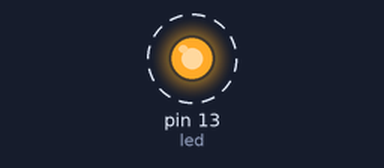
This sketch was run on a simulated Arduino Uno, built with avr-gcc and run on an emulated ATmega328P. Parts: output pins drawn as LEDs (lit = HIGH). Dashed ring = blinking. What the sketch prints to the serial monitor is not drawn.

Above: at 0.5 s.
Timing chart, 0 to 4.6 s (numbered marks = the images above):
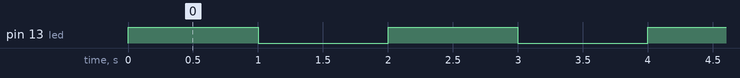

Measured:
- by itself, pin 13 (led): alternates HIGH for 1.0 s and LOW for 1.0 s

The sketch:

blink_count.ino
```cpp
int led = 13;
int count = 0;

void setup()
{
  Serial.begin(9600);
  pinMode(led,OUTPUT);
}

void loop()
{
  digitalWrite(led,HIGH);
  delay(1000);
  digitalWrite(led,LOW);
  delay(1000);

  count++;
  Serial.print("LED on #");
  Serial.println(count);
}
```
